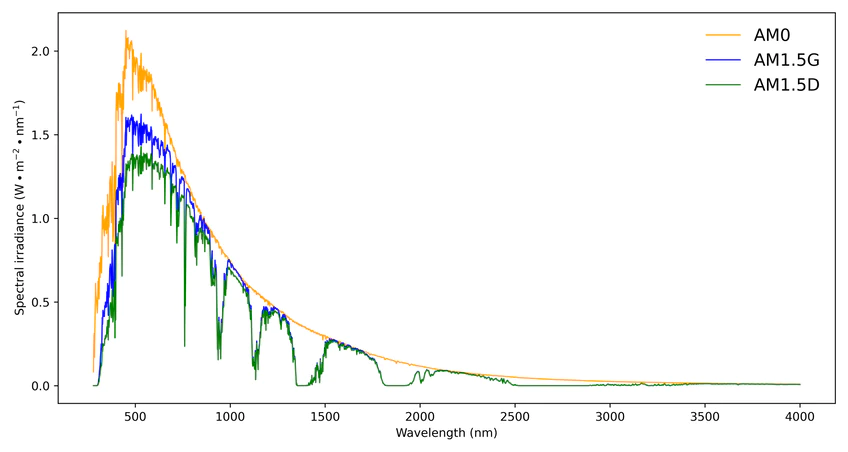
#> input picture standard-spectra_848x.png, 848 x 452 px, given in place of standard-spectra_848x.webp, which was not available
$ jupyter execute graph_digitization.ipynb
#> lines starting #> are read from the running program, lines starting #| are printed output that depends on the picture; after the words box and inside, x2 and y2 are one past the last pixel; in counts of white or black regions, pixels touching at a corner belong together; pictures that were not available may be replaced by others from this repository, and a replacement may not be noted
[cell 1]
import cv2
import numpy as np
import pandas as pd
import matplotlib.pyplot as plt

# Read the image
img = cv2.imread("/content/standard-spectra_848x.webp")
#> img is the input picture: shape (452, 848, 3); mean B, G, R 247.3, 248.3, 247.8
img = cv2.flip(img, 0)  # Flip image vertically (0 for vertical flip)
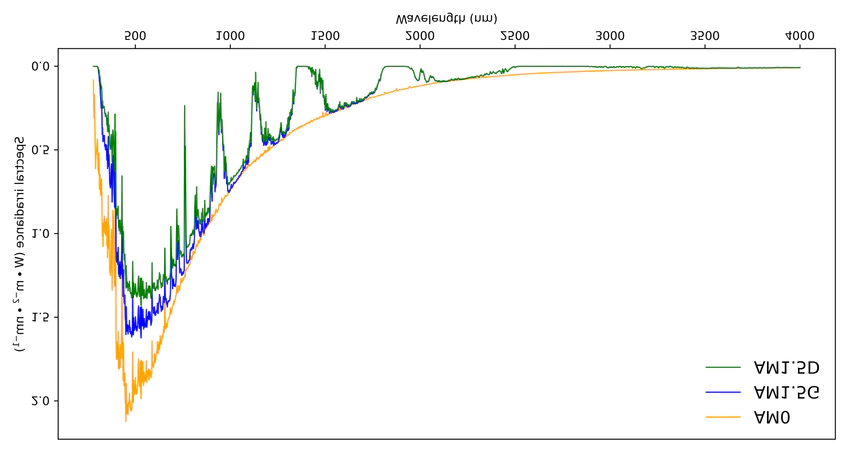
#> img: shape (452, 848, 3); mean B, G, R 247.3, 248.3, 247.8
img_hsv = cv2.cvtColor(img, cv2.COLOR_BGR2HSV)
#> img_hsv: shape (452, 848, 3); mean H, S, V 5.8, 5.2, 250

# Define appropriate color range for data points (adjust based on your image)
lower_color = np.array([100, 140, 100])  # Adjust Hue, Saturation, Value for your data points
upper_color = np.array([140, 255, 255])

mask = cv2.inRange(img_hsv, lower_color, upper_color)
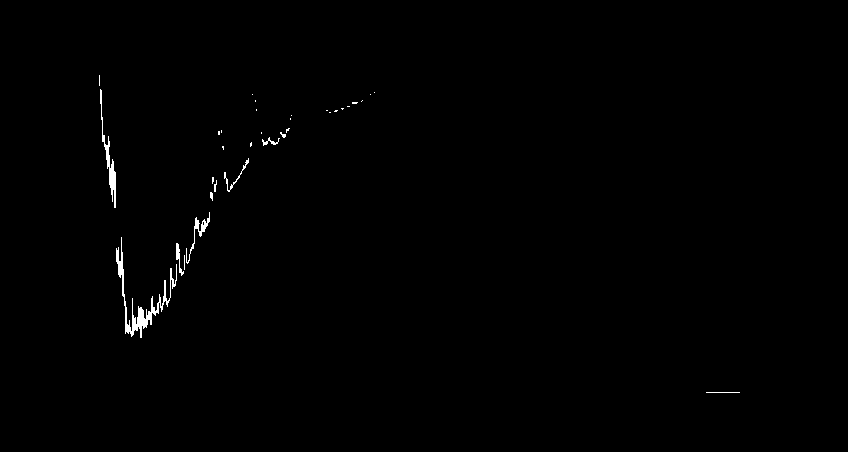
#> mask: shape (452, 848); 0.51% white; 33 white regions (24 under 20 px), largest, box (x1, y1, x2, y2) and area: (116, 237, 177, 338) 915, (100, 89, 116, 208) 397, (186, 212, 210, 264) 201
# Remove noise by applying erosion and dilation (adjust kernel size as needed)
kernel = np.ones((3, 3), np.uint8)
mask = cv2.morphologyEx(mask, cv2.MORPH_OPEN, kernel)
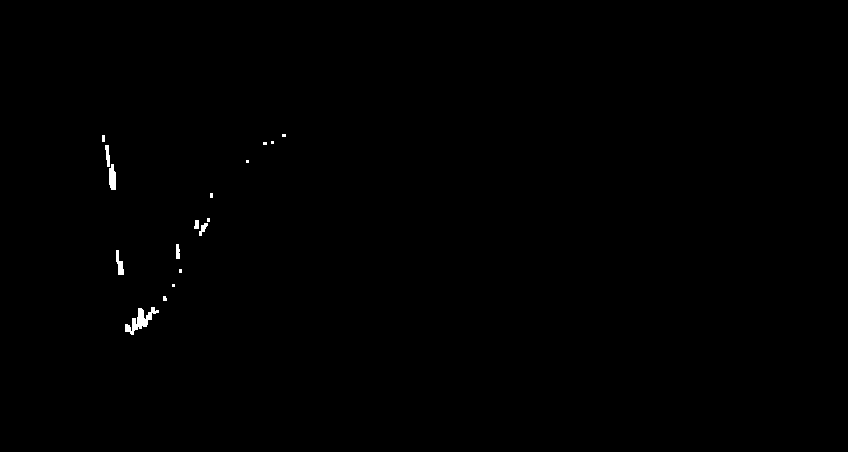
#> mask: shape (452, 848); 0.25% white; 17 white regions (9 under 20 px)
contours, _ = cv2.findContours(mask, cv2.RETR_EXTERNAL, cv2.CHAIN_APPROX_SIMPLE)
#> contours = 17 contours, 10 with area under 20; largest, box (x1, y1, x2, y2) and area: (125, 307, 159, 335) 276, (109, 164, 116, 190) 122, (116, 250, 124, 275) 83, (105, 145, 110, 167) 52, (199, 223, 208, 236) 39, (176, 244, 180, 259) 36, (194, 220, 199, 229) 26

data_points = []
for cnt in contours:
    for point in cnt:
        x, y = point[0]
        data_points.append((x, y))
#> this loop made 17 passes
#> cnt on passes 3, 4, 9, 10, 12, 14, 15, 16, 17: [[172, 284], [172, 286], [174, 286], [174, 284]], [[179, 269], [179, 272], [181, 272], [181, 269]], [[207, 218], [207, 221], [209, 221], [209, 218]], [[210, 193], [210, 197], [212, 197], [212, 193]], [[246, 160], [246, 162], [248, 162], [248, 160]], [[263, 142], [263, 144], [266, 144], [266, 142]], [[271, 141], [271, 143], [273, 143], [273, 141]], [[102, 135], [102, 141], [104, 141], [104, 135]], [[282, 134], [282, 136], [285, 136], [285, 134]]
#> after the loop, data_points = 173 pairs, first value 102 to 285, second value 134 to 334

# Get user-defined axis ranges (physical units)
while True:
    try:
        x_min_physical = float(input("Enter minimum X value in physical units (e.g., 0): "))
        x_max_physical = float(input("Enter maximum X value in physical units (e.g., 100): "))
        y_min_physical = float(input("Enter minimum Y value in physical units (e.g., 400): "))
        y_max_physical = float(input("Enter maximum Y value in physical units (e.g., 1000): "))
        if x_min_physical >= x_max_physical or y_min_physical >= y_max_physical:
            print("Error: Minimum values must be less than maximum values.")
        else:
            break
    except ValueError:
        print("Invalid input. Please enter numbers only.")

x_scale = (x_max_physical - x_min_physical) / (max(x[0] for x in data_points) - min(x[0] for x in data_points))
y_scale = (y_max_physical - y_min_physical) / (max(y[1] for y in data_points) - min(y[1] for y in data_points))

data_points_physical = []
for x, y in data_points:
    x_physical = x_min_physical + (x - min(x[0] for x in data_points)) * x_scale
    y_physical = y_min_physical + (y - min(y[1] for y in data_points)) * y_scale
    data_points_physical.append((x_physical, y_physical))

# Create DataFrame and display plot
data_df = pd.DataFrame(data_points_physical, columns=["X", "Y"])
# [10 lines of commented-out code are left out]
data_df.to_csv("extracted_data.csv", index=False)
data_df

$ run again, with Solar-irradiance-at-different-depth-of-pure-water-22-C-calculated-from-the-reported.png copied over standard-spectra_848x.png
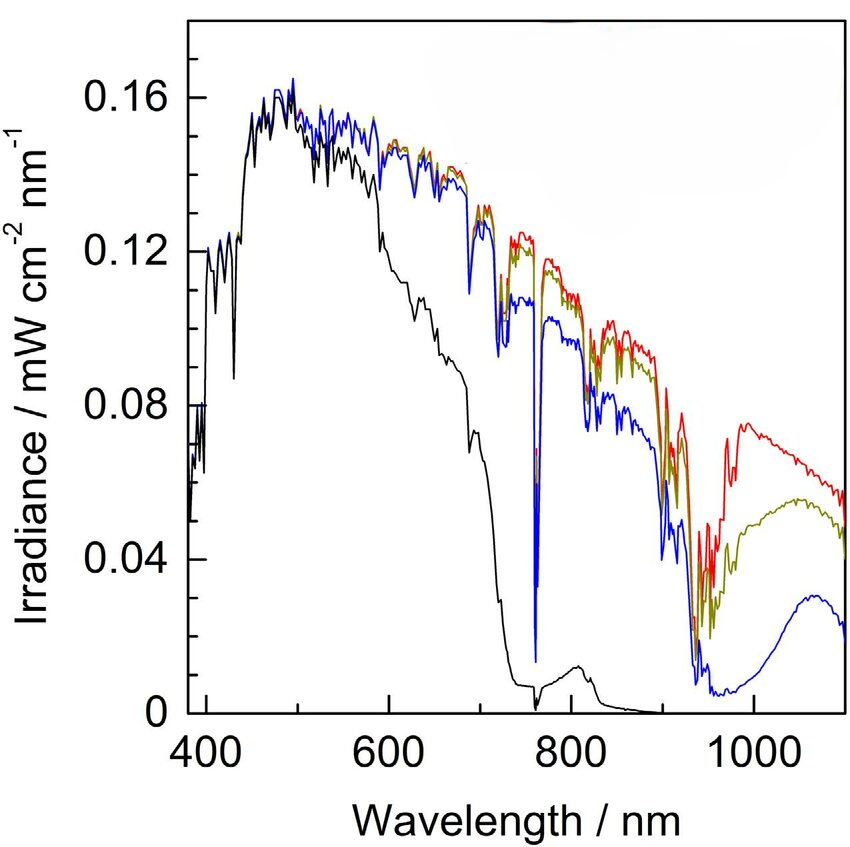
#> input picture Solar-irradiance-at-different-depth-of-pure-water-22-C-calculated-from-the-reported.png, 850 x 847 px, given in place of standard-spectra_848x.webp, which was not available
#> img is the input picture: shape (847, 850, 3); mean B, G, R 241.3, 240.7, 241.6
#> img_hsv: shape (847, 850, 3); mean H, S, V 10.9, 6.8, 243.4
#> `mask = cv2.inRange(img_hsv, lower_color, upper_color)`:
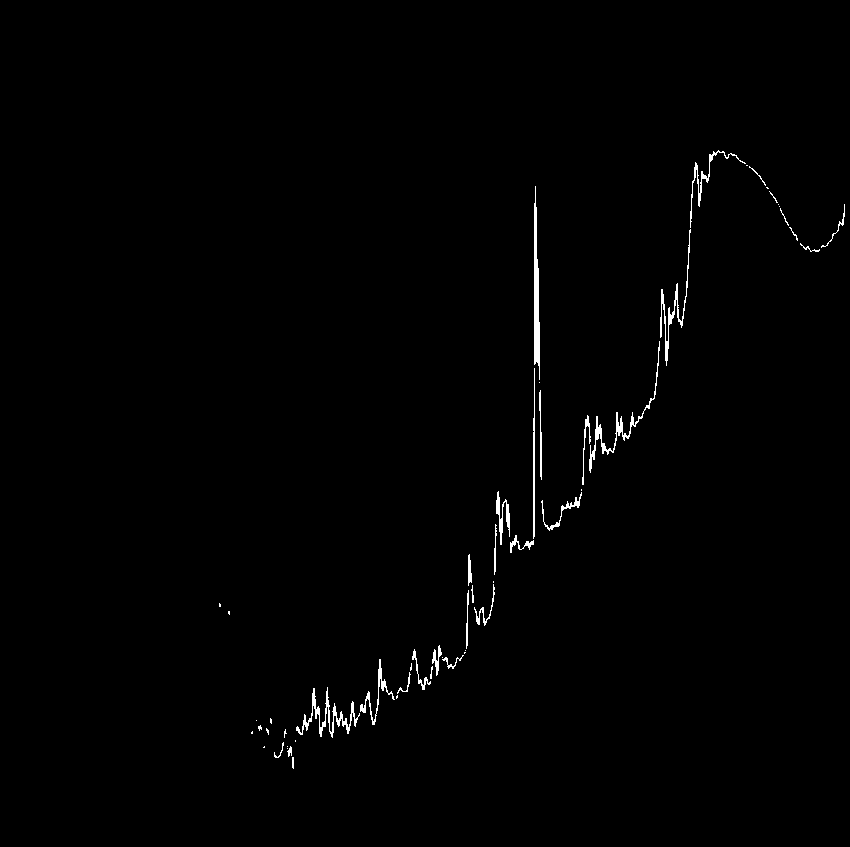
#> mask: shape (847, 850); 0.79% white; 55 white regions (25 under 20 px), largest, box (x1, y1, x2, y2) and area: (534, 186, 540, 380) 755, (296, 687, 360, 738) 671, (589, 341, 660, 473) 632
#> `mask = cv2.morphologyEx(mask, cv2.MORPH_OPEN, kernel)`:
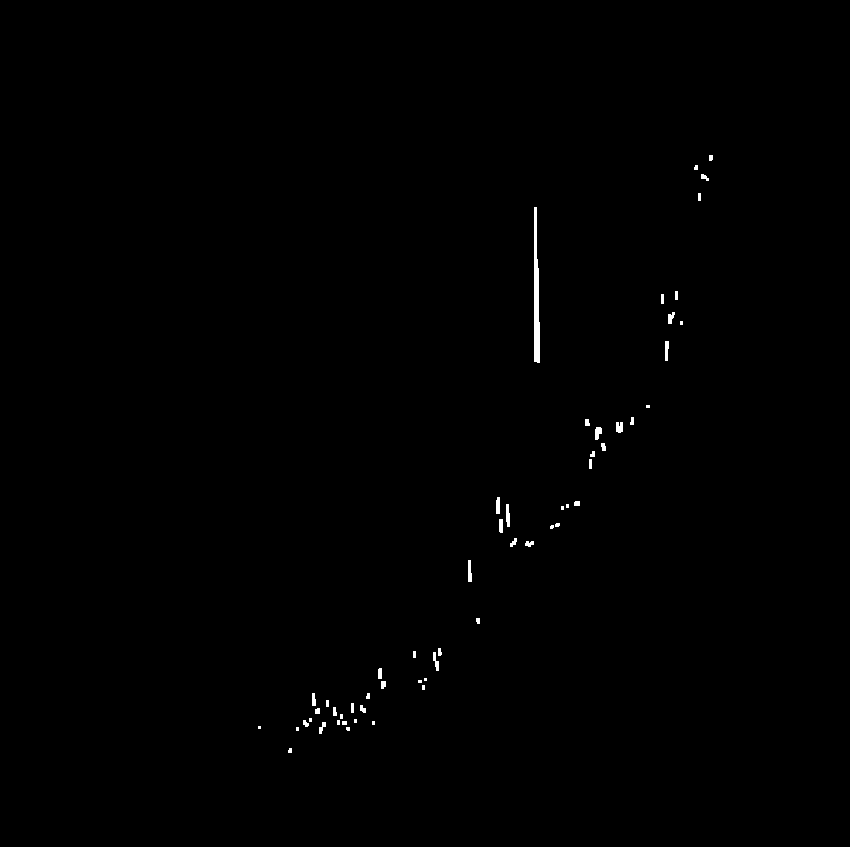
#> mask: shape (847, 850); 0.33% white; 57 white regions (19 under 20 px)
#> contours = 57 contours, 37 with area under 20; largest, box (x1, y1, x2, y2) and area: (534, 207, 540, 363) 546, (506, 504, 510, 527) 53, (595, 427, 602, 440) 52, (468, 560, 472, 582) 50, (616, 422, 623, 433) 50
#> the loop `for cnt in contours:` made 57 passes
#> cnt on passes 3, 4, 6, 7, 8, 10, 11, 12: [[296, 727], [296, 730], [298, 730], [298, 727]], [[258, 726], [258, 728], [260, 728], [260, 726]], [[372, 721], [372, 724], [374, 724], [374, 721]], [[342, 721], [342, 724], [346, 724], [346, 721]], [[337, 720], [337, 724], [339, 724], [339, 720]], [[354, 719], [354, 722], [356, 722], [356, 719]], [[309, 718], [309, 721], [311, 721], [311, 718]], [[340, 714], [340, 718], [342, 718], [342, 714]]
#> after the loop `for cnt in contours:`: data_points = 369 pairs, first value 258 to 712, second value 155 to 752

$ run again, with AM1-5G-full-spectra.jpg saved as standard-spectra_848x.png
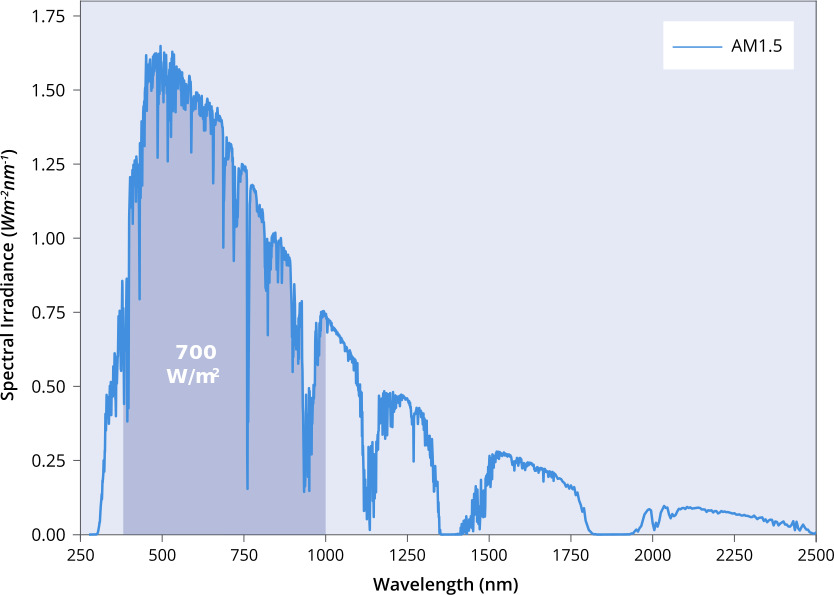
#> input picture AM1-5G-full-spectra.jpg, 834 x 595 px, given in place of standard-spectra_848x.webp, which was not available
#> img is the input picture: shape (595, 834, 3); mean B, G, R 240.5, 226.2, 220
#> img_hsv: shape (595, 834, 3); mean H, S, V 88.9, 22.7, 240.5
#> `mask = cv2.inRange(img_hsv, lower_color, upper_color)`:
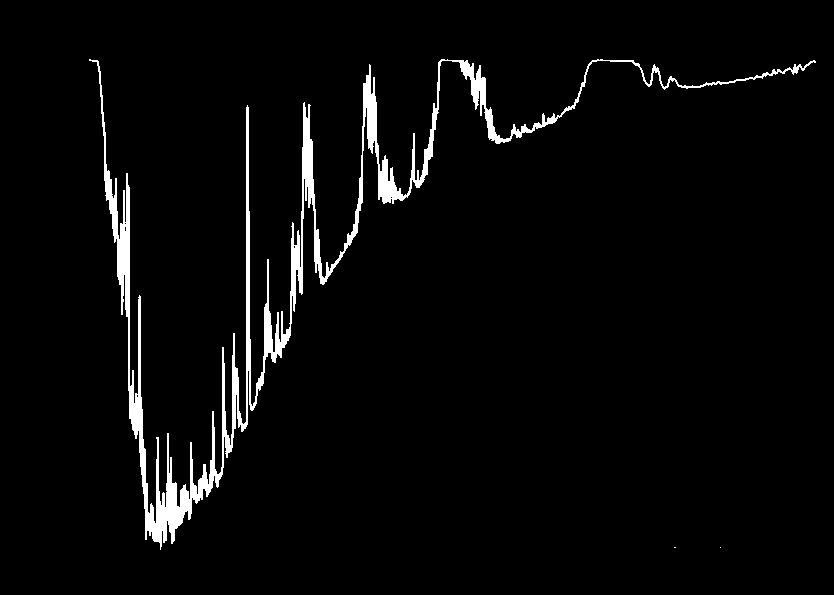
#> mask: shape (595, 834); 3.3% white; 3 white regions (2 under 20 px), largest, box (x1, y1, x2, y2) and area: (89, 59, 816, 550) 16559
#> `mask = cv2.morphologyEx(mask, cv2.MORPH_OPEN, kernel)`:
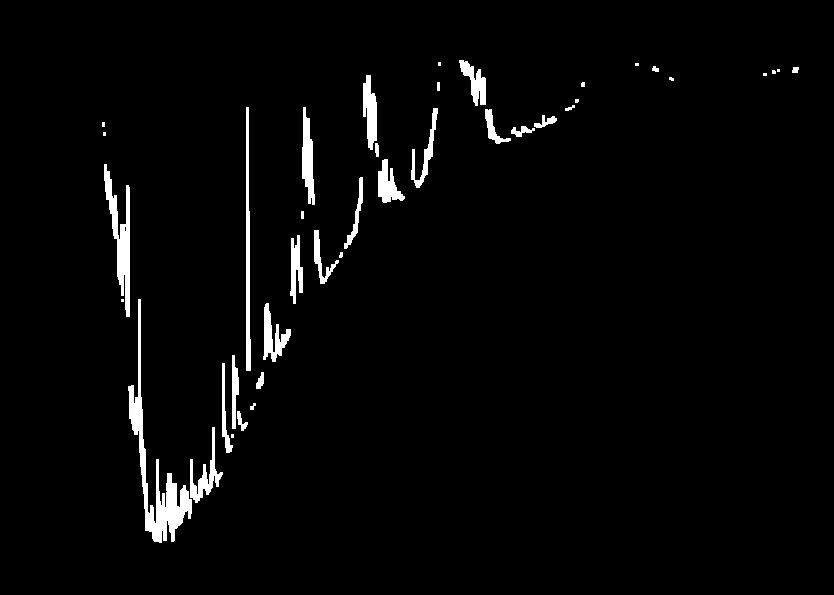
#> mask: shape (595, 834); 2.7% white; 40 white regions (12 under 20 px)
#> contours = 40 contours, 17 with area under 20; largest, box (x1, y1, x2, y2) and area: (128, 299, 192, 543) 2522, (104, 164, 130, 317) 1304, (246, 107, 251, 371) 717, (302, 107, 315, 205) 682, (363, 75, 377, 150) 622
#> the loop `for cnt in contours:` made 40 passes
#> cnt on passes 1, 10, 14, 19, 21, 30, 33, 35: [[231, 434], [231, 437], [233, 437], [233, 434]], [[121, 299], [121, 301], [123, 301], [123, 299]], [[301, 211], [301, 218], [303, 218], [303, 211]], [[103, 132], [103, 135], [105, 135], [105, 132]], [[102, 122], [102, 126], [104, 126], [104, 122]], [[437, 82], [437, 90], [439, 90], [439, 82]], [[763, 73], [763, 75], [766, 75], [766, 73]], [[777, 69], [777, 71], [779, 71], [779, 69]]
#> after the loop `for cnt in contours:`: data_points = 1019 pairs, first value 102 to 798, second value 60 to 542

$ run again, with AM1-5G-shortened-wavelength_b7aed3f5-1f61-46db-9723-1b04c9656942.jpg saved as standard-spectra_848x.png
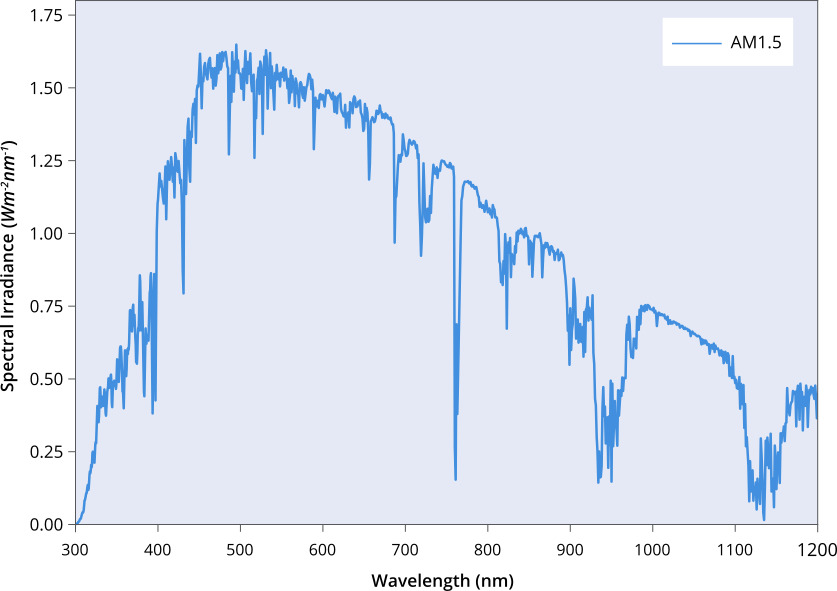
#> input picture AM1-5G-shortened-wavelength_b7aed3f5-1f61-46db-9723-1b04c9656942.jpg, 837 x 591 px, given in place of standard-spectra_848x.webp, which was not available
#> img is the input picture: shape (591, 837, 3); mean B, G, R 243.5, 231.2, 224.9
#> img_hsv: shape (591, 837, 3); mean H, S, V 88.1, 20.3, 243.5
#> `mask = cv2.inRange(img_hsv, lower_color, upper_color)`:
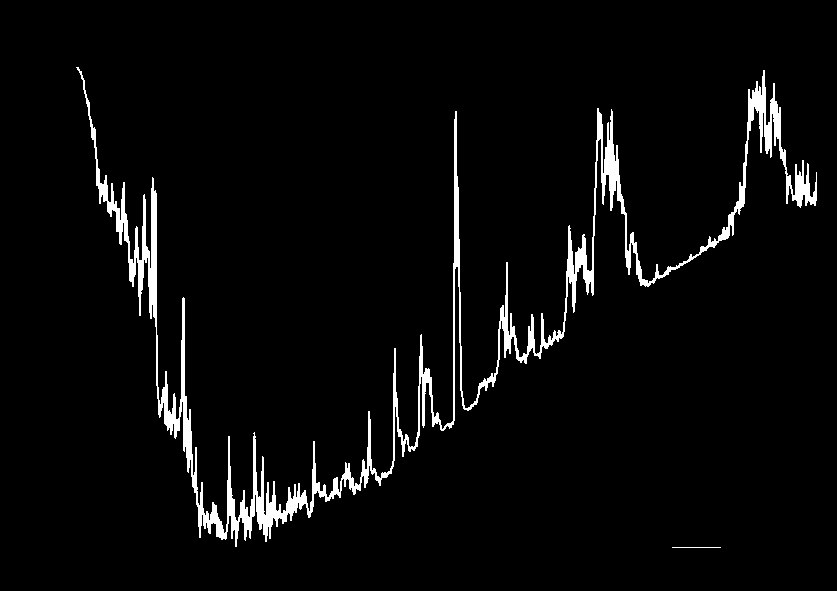
#> mask: shape (591, 837); 3.8% white; 2 white regions, box (x1, y1, x2, y2) and area: (76, 67, 817, 547) 18678, (672, 547, 721, 548) 49
#> `mask = cv2.morphologyEx(mask, cv2.MORPH_OPEN, kernel)`:
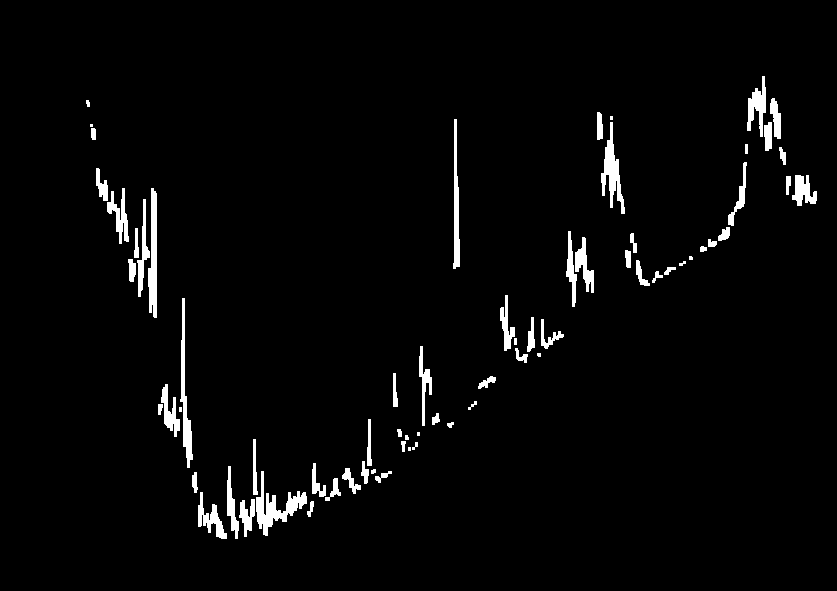
#> mask: shape (591, 837); 2.9% white; 69 white regions (8 under 20 px)
#> contours = 69 contours, 16 with area under 20; largest, box (x1, y1, x2, y2) and area: (256, 471, 307, 536) 891, (148, 188, 157, 318) 716, (601, 122, 625, 214) 712, (180, 298, 193, 468) 624, (453, 119, 460, 269) 500
#> the loop `for cnt in contours:` made 69 passes
#> cnt on passes 13, 18, 23, 32, 59: [[408, 447], [408, 450], [410, 450], [410, 447]], [[417, 432], [417, 435], [419, 435], [419, 432]], [[179, 407], [179, 411], [181, 411], [181, 407]], [[514, 338], [514, 344], [516, 344], [516, 338]], [[745, 144], [745, 153], [747, 153], [747, 144]]
#> after the loop `for cnt in contours:`: data_points = 1396 pairs, first value 86 to 816, second value 76 to 538
